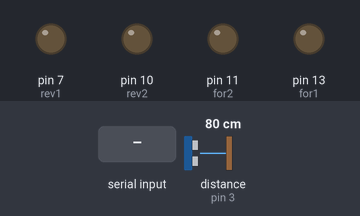
A sketch run on a simulated Arduino Uno, built with avr-gcc and run on an emulated ATmega328P. On the bench: output pins drawn as LEDs (lit = HIGH). The test bench sets the inputs (shaded band); at power-on: distance to the obstacle (sensor on pin 3) 80 cm. The echo pulse lasts 58.3 µs per cm; pins used as bus, display or sensor lines are not drawn.

Above: at 1.2 s.
1.3 s: "a" received over Serial
At 2.3 s:
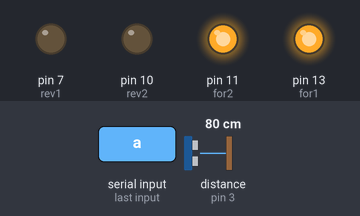
2.9 s: "c" received over Serial
At 3.5 s:
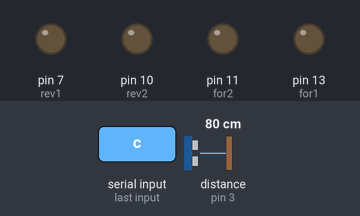
4.5 s: "b" received over Serial
At 4.8 s:
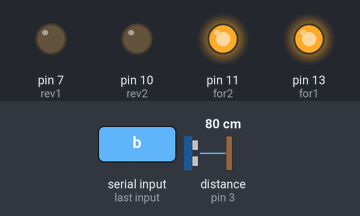
Timing chart, 0 to 7.5 s (numbered marks = the images above; inputs shaded):
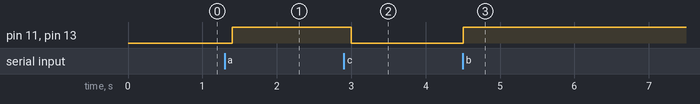

Measured:
- after the input at 1.3 s, pin 11 (for2), pin 13 (for1): LOW → HIGH after 0.10 s
- after the input at 2.9 s, pin 11 (for2), pin 13 (for1): HIGH → LOW after 0.10 s
- after the input at 4.5 s, pin 11 (for2), pin 13 (for1): LOW → HIGH at once

The sketch:

11111.ino
```cpp
const int trigPin1 = 9;
const int echoPin1 = 6;
const int trigPin2 = 5;
const int echoPin2 = 3;
const int for1 = 13;
const int rev1 = 7;
const int for2 = 11;
const int rev2 = 10;

void left() {
  digitalWrite(for1, HIGH);
  digitalWrite(rev2, HIGH);
  digitalWrite(for2, LOW);
  digitalWrite(rev1, LOW);
}

void right() {
  digitalWrite(for2, HIGH);
  digitalWrite(rev1, HIGH);
  digitalWrite(for1, LOW);
  digitalWrite(rev2, LOW);
}

void reverse() {
  digitalWrite(rev1, HIGH);
  digitalWrite(rev2, HIGH);
  digitalWrite(for1, LOW);
  digitalWrite(for2, LOW);
}

void straight() {
  digitalWrite(for1, HIGH);
  digitalWrite(for2, HIGH);
  digitalWrite(rev1, LOW);
  digitalWrite(rev2, LOW);
}

void stop() {
  digitalWrite(for1, LOW);
  digitalWrite(for2, LOW);
  digitalWrite(rev1, LOW);
  digitalWrite(rev2, LOW);
}

float Distance(int trigPin, int echoPin) {
  pinMode(trigPin, OUTPUT);
  digitalWrite(trigPin, LOW);
  delayMicroseconds(2);

  digitalWrite(trigPin, HIGH);
  delayMicroseconds(10);
  digitalWrite(trigPin, LOW);

  pinMode(echoPin, INPUT);

  float duration = pulseIn(echoPin, HIGH);
  float distance = duration * 0.034 / 2;
  return distance;
}

void setup() {
  pinMode(trigPin1, OUTPUT);
  pinMode(trigPin2, OUTPUT);
  pinMode(echoPin1, INPUT);
  pinMode(echoPin2, INPUT);
  pinMode(for1, OUTPUT);
  pinMode(for2, OUTPUT);
  pinMode(rev1, OUTPUT);
  pinMode(rev2, OUTPUT);
  Serial.begin(9600);
}

void loop() {
  if (Serial.available() > 0) {
    char received = Serial.read();

    if (received == 'a') {
      // Move straight
      straight();
    }
    else if (received == 'b') {
      while (received == 'b') {
        char newchar = Serial.read();
        // Activate the Sensor
        int x = Distance(trigPin2, echoPin2);
        if (x < 20) {
          // Turn left
          int delay1 = 0;
          for (int i = 0; i < 500; i++) {
            int x = Distance(trigPin2, echoPin2);
            if (x > 30) {
              break;
            }
            left();
            delay(i);
            delay1 += i;
          }
          // Move a little bit forward
          straight();
          delay(500);
          // Turn right with the same amount of delay
          right();
          delay(delay1);
          if (newchar != 'b') {
            break;
          }
        }
        else {
          // Move straight
          straight();
          if (newchar != 'b') {
            break;
          }
        }

        // Check for other commands here
        if (Serial.available() > 0) {
          char additionalCommand = Serial.read();
          switch (additionalCommand) {
            case 'c':
              // Handle command 'c'
              stop();
              break;
            case 'd':
              // Handle command 'd'
              reverse();
              break;
            // Add more cases for additional commands if needed
            default:
              // Handle unknown commands or do nothing
              break;
          }
        }
      }
    }
    else {
      // Handle other commands or default behavior
      stop();
    }
  }
  delay(100); // Small delay to avoid overwhelming the serial buffer
}
```
